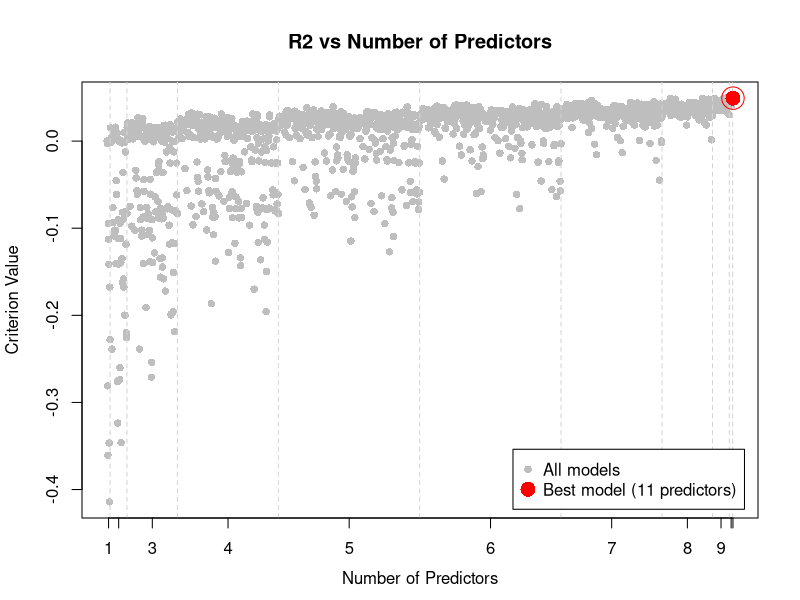
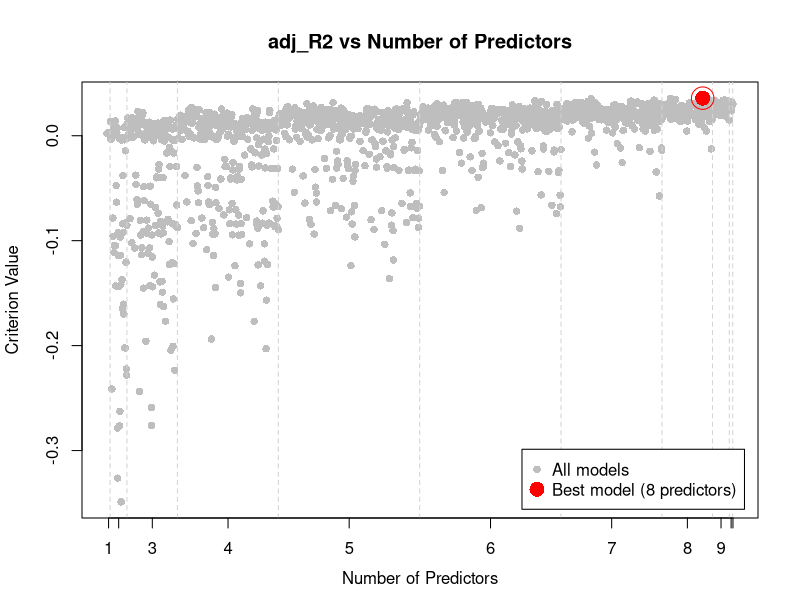
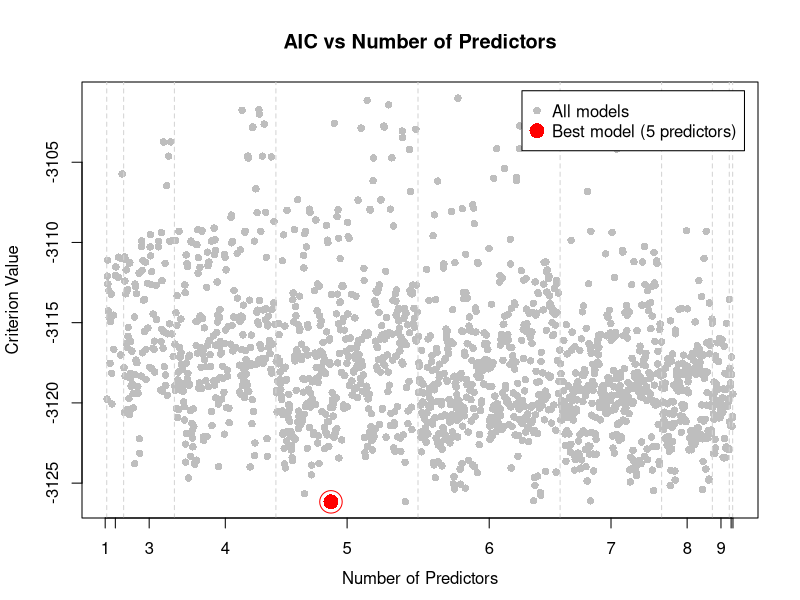
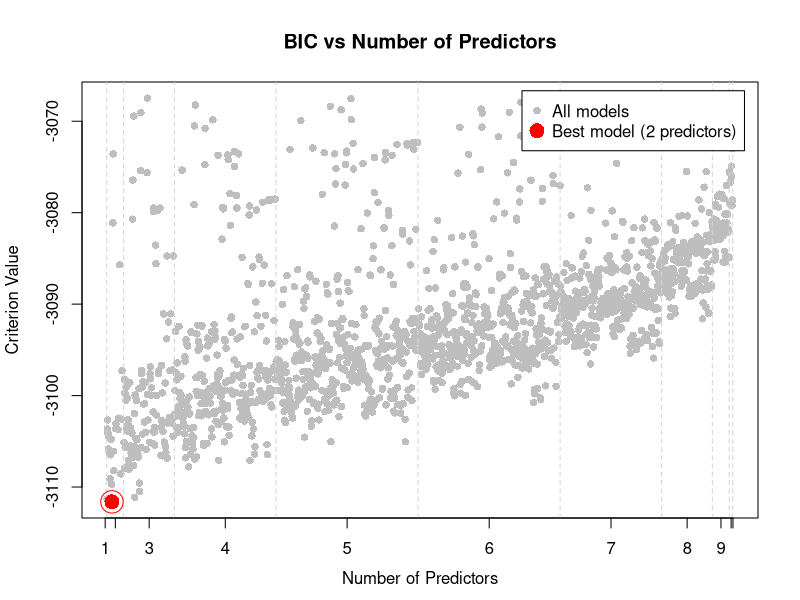
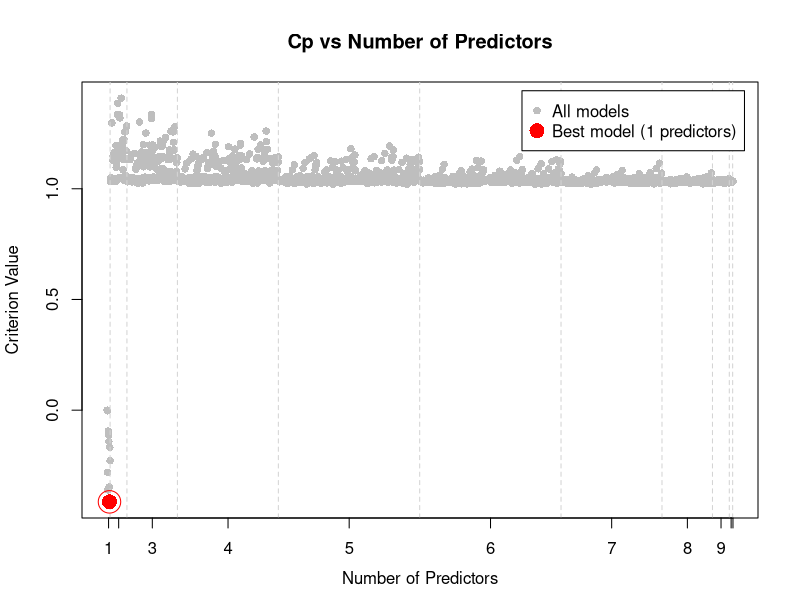
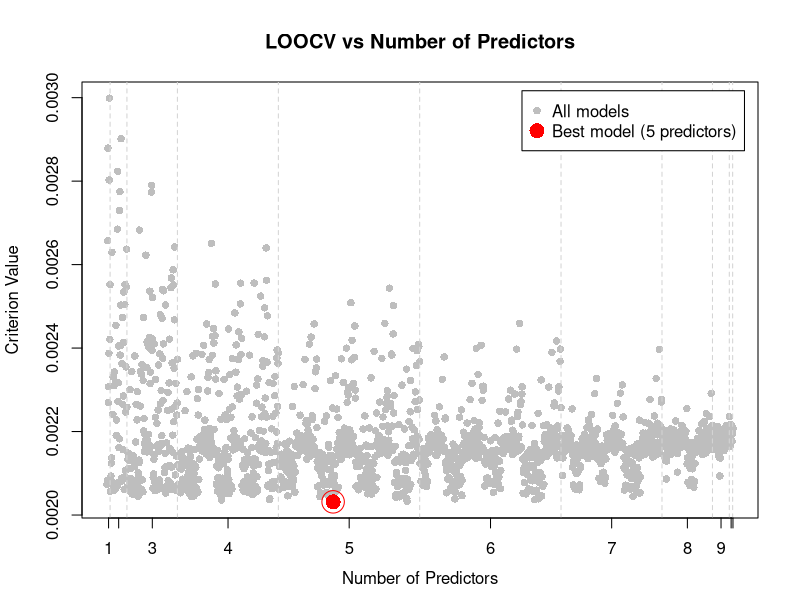

These figures' R source, in order:
dt <- read.csv("./Equity_Premium.csv")
y <- dt$y
ones <- rep(1, 504)
dfy <- dt$x_dfy
infl <- dt$x_infl
svar <- dt$x_svar
tms <- dt$x_tms
tbl <- dt$x_tbl
dfy_squared <- dfy^2
infl_squared <- infl^2
svar_squared <- svar^2
tms_squared <- tms^2
tbl_squared <- tbl^2

x <- cbind(ones, dfy, infl, svar, tms, tbl,
           dfy_squared, infl_squared, svar_squared, tms_squared, tbl_squared)

calculate_criteria <- function(y, X, full_sigma2 = NULL) {
    n <- length(y)
    k <- ncol(X)
    beta_hat <- solve(t(X) %*% X) %*% t(X) %*% y
    y_hat <- X %*% beta_hat
    e_hat <- y - y_hat
    ESS <- sum(e_hat^2)
    TSS <- sum((y - mean(y))^2)
    R2 <- 1 - ESS/TSS
    adj_R2 <- 1 - (ESS/(n-k))/(TSS/(n-1))
    AIC <- n * log(ESS/n) + 2*k
    BIC <- n * log(ESS/n) + k*log(n)
    Cp <- ESS + 2*k*full_sigma2
    H <- X %*% solve(t(X) %*% X) %*% t(X)
    h_ii <- diag(H)
    LOOCV <- mean((e_hat/(1-h_ii))^2)
    return(c(R2=R2, adj_R2=adj_R2, AIC=AIC, BIC=BIC, Cp=Cp, LOOCV=LOOCV))
}

library(gtools)
predictors <- c("ones", "dfy", "infl", "svar", "tms", "tbl",
                "dfy_squared", "infl_squared", "svar_squared", "tms_squared", "tbl_squared")
n_pred <- length(predictors)
all_combinations <- list()
criteria_results <- matrix(NA, nrow=2^n_pred, ncol=6)
colnames(criteria_results) <- c("R2", "adj_R2", "AIC", "BIC", "Cp", "LOOCV")

X_full <- x
full_model <- lm(y ~ X_full - 1)
full_sigma2 <- sum(full_model$residuals^2)/(length(y)-ncol(X_full))

for(i in 1:2^n_pred) {
    binary <- as.numeric(intToBits(i-1)[1:n_pred])
    selected <- binary == 1
    if(sum(selected) == 0) next
    X_subset <- x[, selected]
    criteria_results[i,] <- calculate_criteria(y, X_subset, full_sigma2)
    all_combinations[[i]] <- colnames(x)[selected]
}

valid_models <- !is.na(criteria_results[,1])
criteria_results <- criteria_results[valid_models,]
all_combinations <- all_combinations[valid_models]

results_df <- data.frame(
    n_predictors = sapply(all_combinations, length),
    model_index = seq_along(all_combinations),
    criteria_results
)

results_df <- results_df[order(results_df$n_predictors), ]

dir.create("img", showWarnings = FALSE)

criteria_names <- colnames(criteria_results)
for(i in 1:6) {
    png(filename = sprintf("img/%s_plot.png", criteria_names[i]),
        width = 1000, height = 600)  
    
    par(mar = c(4.1, 4.1, 4.1, 2.1))
    
    current_values <- results_df[, i+2]
    
    if(criteria_names[i] %in% c("AIC", "BIC")) {
        Q1 <- quantile(current_values, 0.25)
        Q3 <- quantile(current_values, 0.75)
        IQR <- Q3 - Q1
        lower_bound <- Q1 - 1.5 * IQR
        upper_bound <- Q3 + 1.5 * IQR
        
        valid_points <- current_values >= lower_bound & current_values <= upper_bound
        ylim_range <- range(current_values[valid_points])
        
        plot(seq_along(current_values)[valid_points], 
             current_values[valid_points],
             main = paste(criteria_names[i], "vs Number of Predictors"),
             xlab = "", 
             ylab = "Criterion Value",
             xaxt = "n",
             pch = 16,      
             col = "gray",
             ylim = ylim_range)
    } else {
        plot(current_values,
             main = paste(criteria_names[i], "vs Number of Predictors"),
             xlab = "", 
             ylab = "Criterion Value",
             xaxt = "n",
             pch = 16,      
             col = "gray")
    }
    
    abline(v = which(diff(results_df$n_predictors) != 0), 
           col = "lightgray", lty = 2)
    
    if(criteria_names[i] %in% c("R2", "adj_R2")) {
        best_idx <- which.max(results_df[, i+2])
        legend_pos <- "bottomright"
    } else {
        best_idx <- which.min(results_df[, i+2])
        legend_pos <- "topright"
    }
    
    if(criteria_names[i] %in% c("AIC", "BIC")) {
        if(current_values[best_idx] >= lower_bound && 
           current_values[best_idx] <= upper_bound) {
            points(best_idx, current_values[best_idx], 
                   col = "red", pch = 16, cex = 2)
            points(best_idx, current_values[best_idx], 
                   col = "red", pch = 1, cex = 3)
        }
    } else {
        points(best_idx, current_values[best_idx], 
               col = "red", pch = 16, cex = 2)
        points(best_idx, current_values[best_idx], 
               col = "red", pch = 1, cex = 3)
    }
    
    unique_n_pred <- unique(results_df$n_predictors)
    pred_positions <- sapply(unique_n_pred, function(n) {
        mean(which(results_df$n_predictors == n))
    })
    axis(1, at = pred_positions, labels = unique_n_pred)
    
    mtext("Number of Predictors", side = 1, line = 2.5)
    
    legend(legend_pos, 
           legend = c("All models", 
                     sprintf("Best model (%d predictors)", 
                            results_df$n_predictors[best_idx])),
           pch = c(16, 16),
           pt.cex = c(1, 2),
           col = c("gray", "red"),
           bg = "white",
           box.col = "black",
           inset = 0.02)
    
    dev.off()
}

cat("Best models:\n")
for(i in 1:6) {
    if(criteria_names[i] %in% c("R2", "adj_R2")) {
        best_idx <- which.max(criteria_results[,i])
    } else {
        best_idx <- which.min(criteria_results[,i])
    }
    cat("\n", criteria_names[i], ":\n")
    print(all_combinations[[best_idx]])
}